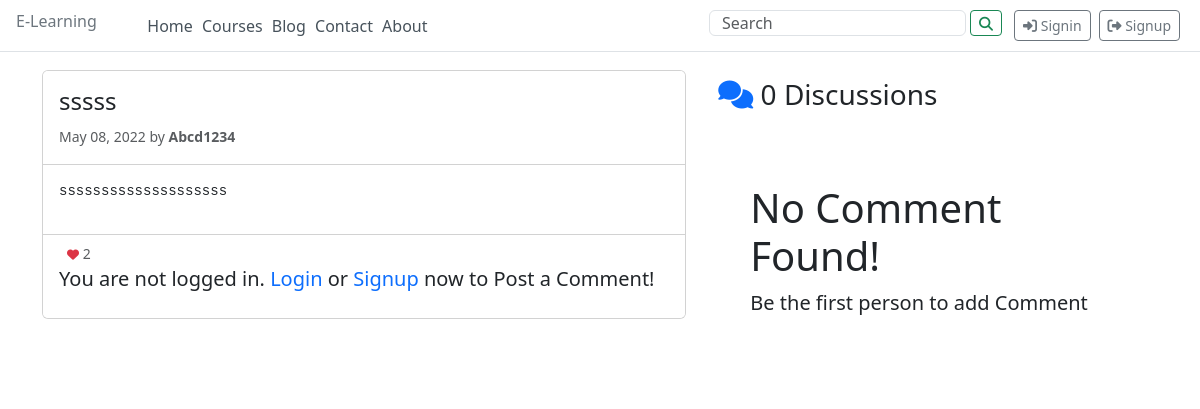
/blog/article/index.php?p=100145, run on the app's committed database.
### tables this page shows
CREATE TABLE `blog` (
  `BlogID` int(255) NOT NULL,
  `blog_title` varchar(255) DEFAULT NULL,
  `blog_desc` text NOT NULL,
  `status` varchar(255) NOT NULL DEFAULT 'pending',
  `UserID` int(11) DEFAULT NULL,
  `timestand` datetime NOT NULL DEFAULT current_timestamp(),
  `short_desc` text NOT NULL
);

CREATE TABLE `users` (
  `UserID` int(255) NOT NULL,
  `username` varchar(255) NOT NULL,
  `email` varchar(255) NOT NULL,
  `mobile` varchar(255) NOT NULL,
  `password` varchar(255) NOT NULL,
  `dob` varchar(255) NOT NULL,
  `OTP` varchar(255) NOT NULL,
  `status` varchar(255) NOT NULL,
  `type` varchar(255) NOT NULL DEFAULT 'user',
  `active_status` varchar(255) NOT NULL
);

### blog/article/_article_content.php (the view, shortened to what this page needs)
<?php
$BlogID = $_GET['p'];
$sql = "SELECT * FROM `blog` WHERE `BlogID` = '$BlogID'";
$result = mysqli_query($con, $sql);
while ($row = mysqli_fetch_assoc($result)) {
    $blog_title = $row['blog_title'];
    $blog_desc = $row['blog_desc'];
    $UserID = $row['UserID'];
    $timestand = $row['timestand'];
    $datetime = new DateTime($timestand, timezone_open('asia/dhaka'));
    $date_format = $datetime->format('M d, Y');
    $sql2 = "SELECT * FROM `users` WHERE `UserID` =" . $UserID;
    $result2 = mysqli_query($con, $sql2);
    $row2 = mysqli_fetch_assoc($result2);
    $username = $row2['username'];
}
$sql_count_vote = "SELECT * FROM `votes` WHERE `BlogID`='$BlogID' ";
$result_count_vote = mysqli_query($con, $sql_count_vote);
$total_vote = mysqli_num_rows($result_count_vote);
if ($total_vote == 0) {
    $blog_vote_text = '';
} else {
    $blog_vote_text = '
    <small class="d-block text-muted"> <i class="ms-2 fa fa-heart text-danger" style="font-size:12px;"></i> ' . $total_vote . '</small>
    ';
}
$action_url = "/E-Learning/blog/config/_post_comment.php";
?>
<div class="container my-2">
    <div class="row g-3">
        <div class="col-lg-7">
            <div class="card">
                <div class="card-header bg-white py-3 ">
                    <h4 class="card-title d-flex">
                        <span>
                            <?php echo $blog_title ?>
                        </span>
                    </h4>
                    <p class="card-text">
                        <small class="text-muted"><?php echo $date_format ?> by <strong> <?php echo $username ?> </strong> </small>
                    </p>
                </div>
                <div class="card-body">
                    <pre class="" style="margin: 0;"><?php echo $blog_desc ?></pre>
                </div>
                <?php
                if (isset($_SESSION["loggedin"]) && $_SESSION["loggedin"] == true) {
                ?>
                    <div class="card-footer bg-white">
                        <?php echo $blog_vote_text; ?>
                        <div>
                            <form onsubmit="submitForm(event,'<?php echo $action_url ?>')">
                                <input type="text" class="d-none  _form_data" id="BlogID" name="BlogID" value="<?php echo $_GET['p']; ?>">
                                <div class="input-group ">
                                    <span class="input-group-text bg-light">
                                        <h2 style="cursor: pointer;" class="px-1" onclick="getFunc(`<?php echo $vote_url_blog; ?>`)">
                                            <i class="fa fa-heart text-<?php echo $class_like; ?>"></i>
                                            </h4>
                                    </span>
                                    <textarea class="form-control _form_data" name="comment" row="5"></textarea>
                                    <span class="input-group-text bg-light">
                                        <button type="submit" id="post_comment" class="btn btn-primary ">
                                            <i class="fa fa-send " aria-hidden="true"></i>
                                        </button>
                                    </span>
                                </div>
                            </form>
                        </div>
                    </div>
                <?php
                } else {
                ?>
                    <div class="card-footer bg-white">
                        <?php echo $blog_vote_text; ?>
                        <p class="lead">
                            You are not logged in.
                            <a class="text-decoration-none text-bold" style="cursor: pointer;" onclick="redirectTo(`/E-learning/auth/login`)">Login</a>
                            or
                            <a class="text-decoration-none text-bold" style="cursor: pointer;" onclick="redirectTo(`/E-learning/auth/registration`)">Signup</a>
                            now to Post a Comment!
                        </p>
                    </div>
                <?php
                }
                ?>
            </div>
        </div>
        <div class="col-lg-5" id="blog_comments">
            <?php include '_article_comments.php'; ?>
        </div>
    </div>
</div>

### assets/css/style.css (style rules this page uses)
body { background-color: #f5f6fe; }
#root { margin-top: 70px; }
pre { overflow-x: auto; white-space: pre-wrap; white-space: -moz-pre-wrap; white-space: -o-pre-wrap; word-wrap: break-word; font-family: Arial, Helvetica, sans-serif; font-size: 16px; }

### data on the page
blog: blog_title "sssss", timestand "May 08, 2022", blog_desc "ssssssssssssssssssss"
users: username "Abcd1234"

### other printed values
$total_vote "2"
$rows "0"
